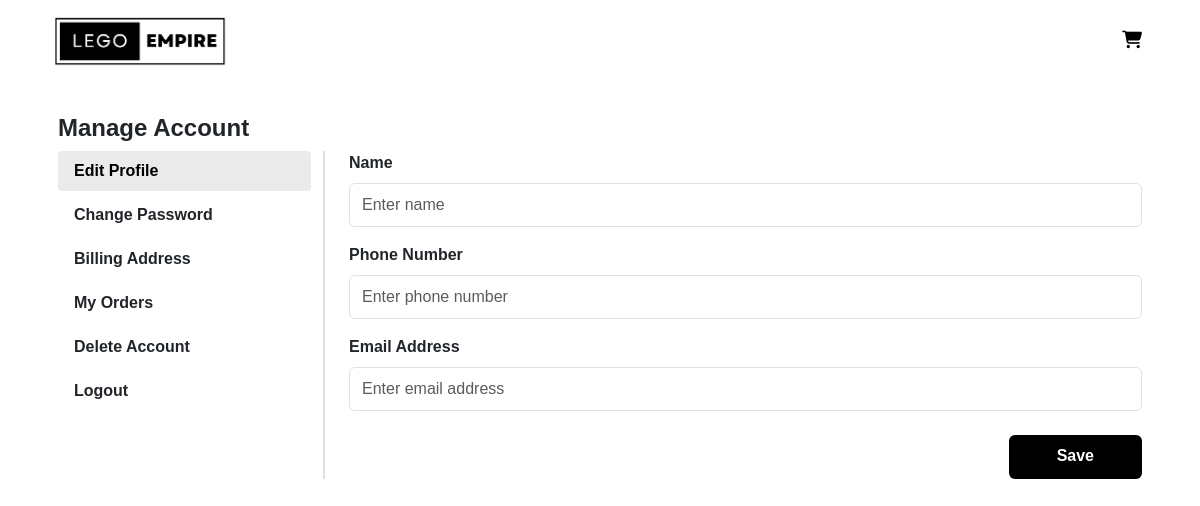
The page /php/user/account.php (signed in) on the database as committed earlier.
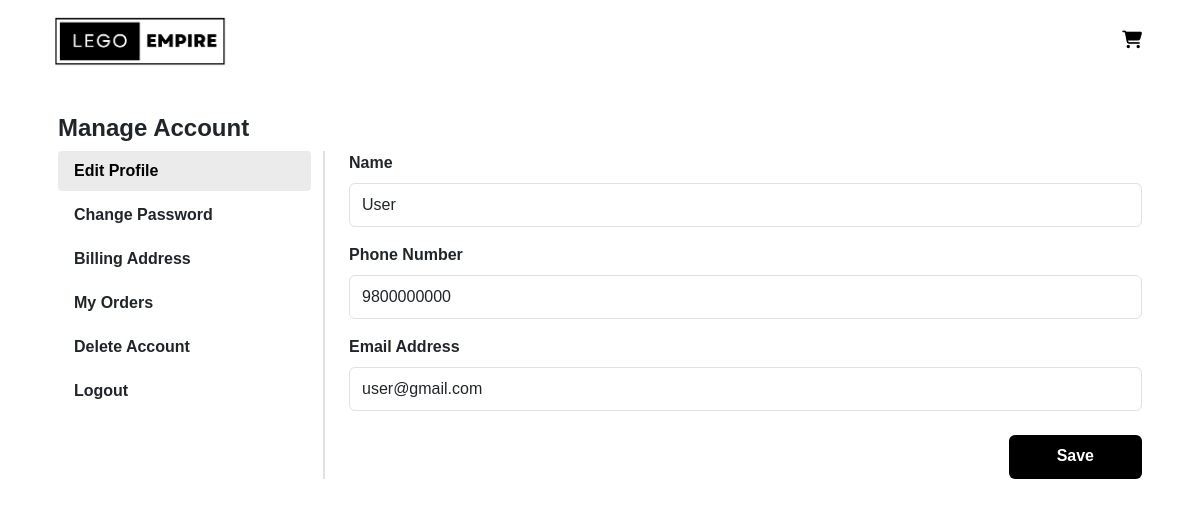
The same page on the database as committed later.
### tables this page shows
CREATE TABLE `profile_data` (
  `userId` int(11) NOT NULL,
  `name` varchar(55) NOT NULL,
  `phone` bigint(20) NOT NULL,
  `email` varchar(55) NOT NULL,
  `landmark` varchar(100) NOT NULL,
  `address` varchar(100) NOT NULL,
  `area` varchar(100) NOT NULL,
  `city` varchar(100) NOT NULL,
  `province` varchar(100) NOT NULL,
  `country` varchar(100) NOT NULL
);

### php/user/account.php (the view, shortened to what the changed rows need)
<?php
    include '../connect.php';
    if(isset($_SESSION['userId'])){
        $userId = $_SESSION['userId'];
    }
?>
<!DOCTYPE html>
<html lang="en">
<head>
    <link href="https://cdn.jsdelivr.net/npm/bootstrap@5.3.1/dist/css/bootstrap.min.css" rel="stylesheet">
    <link href="https://fonts.cdnfonts.com/css/louis-george-cafe" rel="stylesheet">
    <link rel="stylesheet" href="../../css/user.css">
</head>
<body>
    <div class="container">
        <div class="mt-3">
            <div class="account-content p-3">
                <div class="row">
                    <div class="col border-start border-2 ps-4">
                        <div class="tab-content" id="nav-tabContent">
                            <div class="tab-pane fade show active" id="list-profile" role="tabpanel" aria-labelledby="list-profile-list">
                                <div class="update-content-container" id="update">
                                    <?php
                                        $sql = "SELECT * FROM profile_data WHERE userId = :userId";
                                        $stmt = $conn->prepare($sql);
                                        $stmt ->bindParam(':userId', $userId);
                                        $stmt ->execute();
                                        $result = $stmt->fetch(PDO::FETCH_ASSOC);
                                    ?>
                                    <form action="" method="POST" class="form">
                                        <div class="mb-3">
                                            <label for="name" class="form-label fw-bold">Name</label>
                                            <input type="text" class="form-control" name="name" placeholder="Enter name" id="name" value="<?php echo $result['name'] ?>">
                                        </div>
                                        <div class="mb-3">
                                            <label for="phone" class="form-label fw-bold">Phone Number</label>
                                            <input type="number" class="form-control" name="phone" placeholder="Enter phone number" id="phone" value="<?php echo $result['phone'] ?>">
                                        </div>
                                        <div class="mb-4">
                                            <label for="email" class="form-label fw-bold">Email Address</label>
                                            <input type="email" class="form-control" name="email" placeholder="Enter email address" id="email" value="<?php echo $result['email'] ?>">
                                        </div>
                                    </form>
                                </div>
                            </div>
                        </div>
                    </div>
                </div>
            </div>
        </div>
    </div>
</body>
</html>

Rows that differ between the two databases and show on the page:
added profile_data: name "User", phone "9800000000", email "user@gmail.com"
